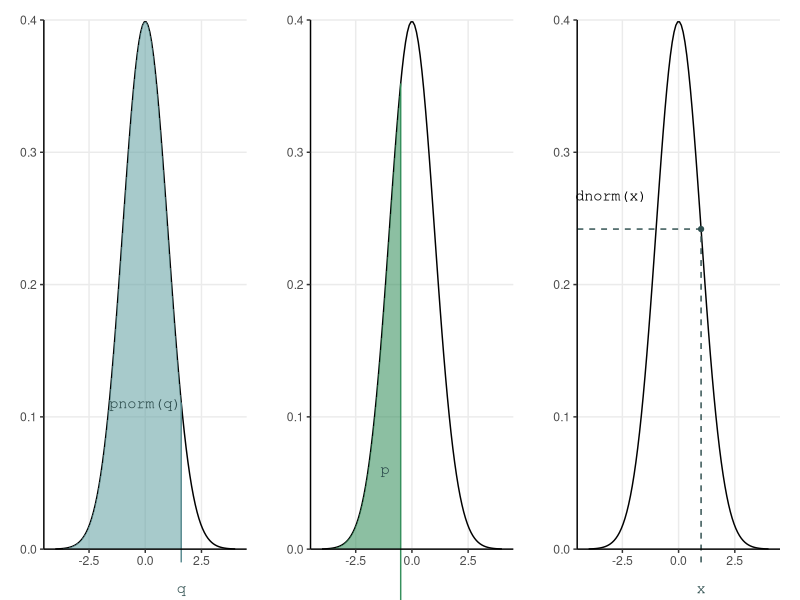
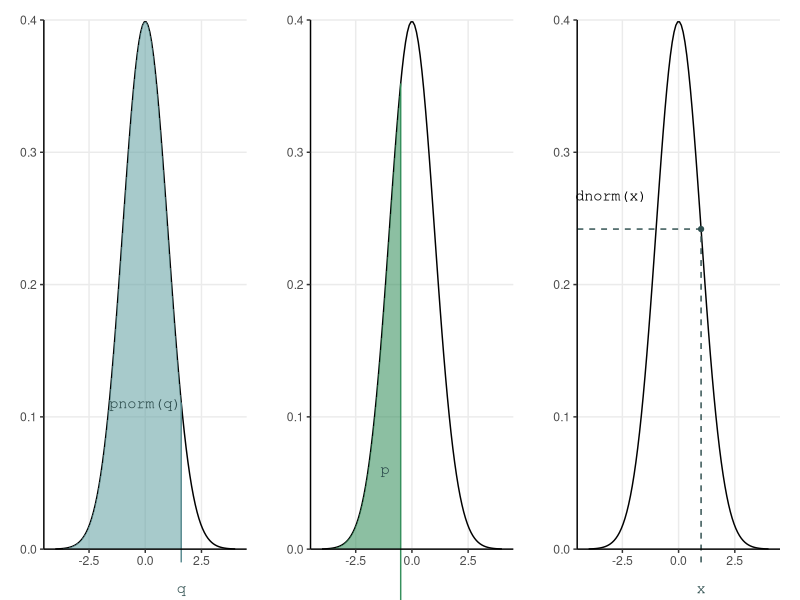

Reproduce these figures in R, in order.
x <- seq(-4, 4, length=100)
y <- dnorm(x)
normdist <- data.frame(x=x, y=y)

library(scales)
library(ggplot2)

pnorm_plot <- ggplot(normdist, aes(x=x, y=y, ymin=0, ymax=y, xmax=1.8))+
  geom_line()+
  geom_area(aes(x=stage(x, after_stat=oob_censor(x, c(-4, 1.6))),
                alpha=0.7), show.legend=FALSE, fill="cadetblue")+
  annotate("segment", x=1.6, xend=1.6, y=-0.01, yend=dnorm(1.6), col="cadetblue4", alpha=0.96)+
  annotate("text", label="pnorm(q)", x=0, y=0.11, col="darkslategrey",
           family="mono")+
  annotate("text", label="q", x=1.6, y=-0.03, col="darkslategrey", family="mono")+
  coord_cartesian(clip='off', ylim=c(0, 0.4), xlim=c(-4.1, 4.1))+
  scale_y_continuous(expand=expansion())+
  theme_classic()+
  theme(axis.title=element_blank(),
        plot.background=element_blank(),
        panel.grid.major=element_line(),
        panel.grid.minor=element_blank(),
        plot.margin=unit(c(1,1,1.6,1), "lines"))

qnorm_plot <- ggplot(normdist, aes(x=x, y=y, ymin=0, ymax=y))+
  geom_line()+
  geom_area(aes(x=stage(x, after_stat=oob_censor(x, c(-4, -0.5))),
                alpha=0.7), fill="seagreen", show.legend=FALSE)+
  annotate("segment", x=-0.5, xend=-0.5, y=-0.06, yend=dnorm(-0.5), col="seagreen", alpha=0.96)+
  annotate("text", label="p", x=-1.2, y=0.06, col="darkslategrey",
           family="mono")+
  annotate("text", label="qnorm(p)", x=-0.8, y=-0.08, col="darkslategrey", 
           family="mono")+
  coord_cartesian(clip='off', ylim=c(0, 0.4), xlim=c(-4.1, 4.1))+
  scale_y_continuous(expand=expansion())+
  theme_classic()+
  theme(axis.title=element_blank(),
        plot.background=element_blank(),
        panel.grid.major=element_line(),
        panel.grid.minor=element_blank(),
        plot.margin=unit(c(1,1,1.6,1), "lines"))

dnorm_plot <- ggplot(normdist, aes(x=x, y=y, ymin=0, ymax=y))+
  geom_line()+
  annotate("segment", x=1, xend=1, y=-0.01, yend=dnorm(1), linetype=2, col="darkslategrey")+
  annotate("pointrange", xmin=-4.5, x=1, xmax=1, y=dnorm(1), linetype=2, size=0.2,
           col="darkslategrey")+
  annotate("text", label="x", x=1, y=-0.03, col="darkslategrey", family="mono")+
  annotate("text", label="dnorm(x)", x=-3, y=dnorm(1)+0.025, family="mono")+
  coord_cartesian(ylim=c(0, 0.4), xlim=c(-4.1, 4.1), clip='off')+
  scale_y_continuous(expand=expansion())+
  theme_classic()+
  theme(axis.title=element_blank(),
        plot.background=element_blank(),
        panel.grid.major=element_line(),
        panel.grid.minor=element_blank(),
        plot.margin=unit(c(1,1,1.6,1), "lines"))

library(gridExtra)
library(svglite)
svglite("Images/normdist_plots.svg", width=14, height=3)
grid.arrange(pnorm_plot, qnorm_plot, dnorm_plot, ncol=3)
dev.off()

png(filename = "Images/normdist_plots.png", width = 23, height = 5, units = "cm", res = 400)
grid.arrange(pnorm_plot, qnorm_plot, dnorm_plot, ncol=3)
dev.off()
